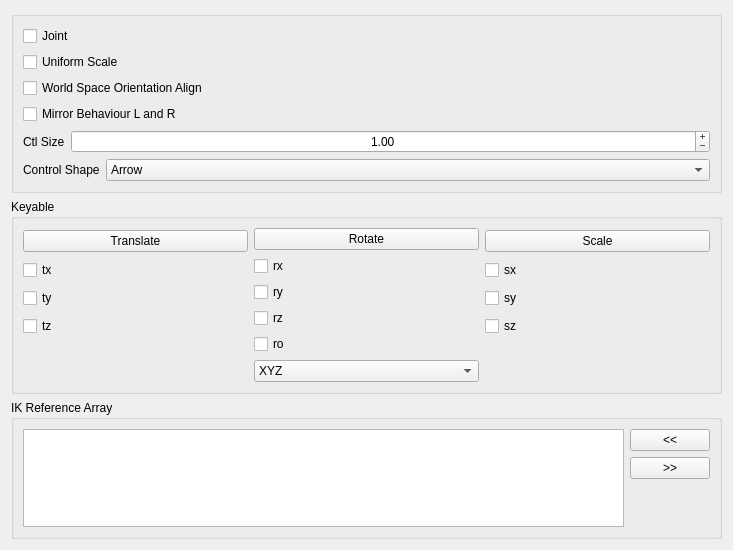
<?xml version="1.0" encoding="UTF-8"?>
<ui version="4.0">
 <class>Form</class>
 <widget class="QWidget" name="Form">
  <property name="geometry">
   <rect>
    <x>0</x>
    <y>0</y>
    <width>733</width>
    <height>550</height>
   </rect>
  </property>
  <property name="windowTitle">
   <string>Form</string>
  </property>
  <layout class="QGridLayout" name="gridLayout">
   <item row="0" column="0">
    <widget class="QGroupBox" name="groupBox">
     <property name="title">
      <string/>
     </property>
     <layout class="QGridLayout" name="gridLayout_2">
      <item row="0" column="0">
       <layout class="QVBoxLayout" name="verticalLayout_4">
        <item>
         <widget class="QCheckBox" name="joint_checkBox">
          <property name="text">
           <string>Joint</string>
          </property>
         </widget>
        </item>
        <item>
         <widget class="QCheckBox" name="uniScale_checkBox">
          <property name="text">
           <string>Uniform Scale</string>
          </property>
         </widget>
        </item>
        <item>
         <widget class="QCheckBox" name="neutralRotation_checkBox">
          <property name="toolTip">
           <string>&lt;html&gt;&lt;head/&gt;&lt;body&gt;&lt;p&gt;If is active, it will align the control with world space&lt;/p&gt;&lt;/body&gt;&lt;/html&gt;</string>
          </property>
          <property name="text">
           <string>World Space Orientation Align</string>
          </property>
         </widget>
        </item>
        <item>
         <widget class="QCheckBox" name="mirrorBehaviour_checkBox">
          <property name="toolTip">
           <string>&lt;html&gt;&lt;head/&gt;&lt;body&gt;&lt;p&gt;If is active, the control will have symmetrical behaviour on Left and Right side.&lt;/p&gt;&lt;p&gt;&lt;br/&gt;&lt;/p&gt;&lt;p&gt;WARNING: There is a bug in Maya 2018 and 2018.1 that will result in an incorrect behaviour, because this option will negate one of the axis. Other Maya version should be ok.&lt;/p&gt;&lt;/body&gt;&lt;/html&gt;</string>
          </property>
          <property name="text">
           <string>Mirror Behaviour L and R</string>
          </property>
         </widget>
        </item>
        <item>
         <layout class="QHBoxLayout" name="horizontalLayout_3">
          <item>
           <widget class="QLabel" name="ctlSize_label">
            <property name="text">
             <string>Ctl Size</string>
            </property>
           </widget>
          </item>
          <item>
           <widget class="QDoubleSpinBox" name="ctlSize_doubleSpinBox">
            <property name="sizePolicy">
             <sizepolicy hsizetype="Expanding" vsizetype="Fixed">
              <horstretch>0</horstretch>
              <verstretch>0</verstretch>
             </sizepolicy>
            </property>
            <property name="wrapping">
             <bool>false</bool>
            </property>
            <property name="alignment">
             <set>Qt::AlignCenter</set>
            </property>
            <property name="buttonSymbols">
             <enum>QAbstractSpinBox::PlusMinus</enum>
            </property>
            <property name="minimum">
             <double>0.010000000000000</double>
            </property>
            <property name="maximum">
             <double>20000.000000000000000</double>
            </property>
            <property name="value">
             <double>1.000000000000000</double>
            </property>
           </widget>
          </item>
         </layout>
        </item>
        <item>
         <layout class="QHBoxLayout" name="horizontalLayout_2">
          <item>
           <widget class="QLabel" name="controlShape_label">
            <property name="text">
             <string notr="true">Control Shape</string>
            </property>
           </widget>
          </item>
          <item>
           <widget class="QComboBox" name="controlShape_comboBox">
            <property name="sizePolicy">
             <sizepolicy hsizetype="Expanding" vsizetype="Fixed">
              <horstretch>0</horstretch>
              <verstretch>0</verstretch>
             </sizepolicy>
            </property>
            <item>
             <property name="text">
              <string>Arrow</string>
             </property>
            </item>
            <item>
             <property name="text">
              <string>Circle</string>
             </property>
            </item>
            <item>
             <property name="text">
              <string>Compas</string>
             </property>
            </item>
            <item>
             <property name="text">
              <string>Cross</string>
             </property>
            </item>
            <item>
             <property name="text">
              <string>Crossarrow</string>
             </property>
            </item>
            <item>
             <property name="text">
              <string>Cube</string>
             </property>
            </item>
            <item>
             <property name="text">
              <string>Cubewithpeak</string>
             </property>
            </item>
            <item>
             <property name="text">
              <string>Cylinder</string>
             </property>
            </item>
            <item>
             <property name="text">
              <string>Diamond</string>
             </property>
            </item>
            <item>
             <property name="text">
              <string>Flower</string>
             </property>
            </item>
            <item>
             <property name="text">
              <string>Null</string>
             </property>
            </item>
            <item>
             <property name="text">
              <string>Pyramid</string>
             </property>
            </item>
            <item>
             <property name="text">
              <string>Sphere</string>
             </property>
            </item>
            <item>
             <property name="text">
              <string>Square</string>
             </property>
            </item>
           </widget>
          </item>
         </layout>
        </item>
       </layout>
      </item>
     </layout>
    </widget>
   </item>
   <item row="1" column="0">
    <widget class="QGroupBox" name="keyable_groupBox">
     <property name="title">
      <string>Keyable</string>
     </property>
     <layout class="QGridLayout" name="gridLayout_4">
      <item row="0" column="0">
       <layout class="QHBoxLayout" name="horizontalLayout">
        <item>
         <layout class="QVBoxLayout" name="verticalLayout">
          <property name="sizeConstraint">
           <enum>QLayout::SetMinimumSize</enum>
          </property>
          <item>
           <widget class="QPushButton" name="translate_pushButton">
            <property name="text">
             <string>Translate</string>
            </property>
           </widget>
          </item>
          <item>
           <widget class="QCheckBox" name="tx_checkBox">
            <property name="text">
             <string>tx</string>
            </property>
           </widget>
          </item>
          <item>
           <widget class="QCheckBox" name="ty_checkBox">
            <property name="text">
             <string>ty</string>
            </property>
           </widget>
          </item>
          <item>
           <widget class="QCheckBox" name="tz_checkBox">
            <property name="text">
             <string>tz</string>
            </property>
           </widget>
          </item>
          <item>
           <spacer name="verticalSpacer_2">
            <property name="orientation">
             <enum>Qt::Vertical</enum>
            </property>
            <property name="sizeType">
             <enum>QSizePolicy::Minimum</enum>
            </property>
            <property name="sizeHint" stdset="0">
             <size>
              <width>20</width>
              <height>40</height>
             </size>
            </property>
           </spacer>
          </item>
         </layout>
        </item>
        <item>
         <layout class="QVBoxLayout" name="verticalLayout_2">
          <property name="sizeConstraint">
           <enum>QLayout::SetMinimumSize</enum>
          </property>
          <item>
           <widget class="QPushButton" name="rotate_pushButton">
            <property name="text">
             <string>Rotate</string>
            </property>
           </widget>
          </item>
          <item>
           <widget class="QCheckBox" name="rx_checkBox">
            <property name="text">
             <string>rx</string>
            </property>
           </widget>
          </item>
          <item>
           <widget class="QCheckBox" name="ry_checkBox">
            <property name="text">
             <string>ry</string>
            </property>
           </widget>
          </item>
          <item>
           <widget class="QCheckBox" name="rz_checkBox">
            <property name="text">
             <string>rz</string>
            </property>
           </widget>
          </item>
          <item>
           <widget class="QCheckBox" name="ro_checkBox">
            <property name="text">
             <string>ro</string>
            </property>
           </widget>
          </item>
          <item>
           <widget class="QComboBox" name="ro_comboBox">
            <item>
             <property name="text">
              <string>XYZ</string>
             </property>
            </item>
            <item>
             <property name="text">
              <string>YZX</string>
             </property>
            </item>
            <item>
             <property name="text">
              <string>ZXY</string>
             </property>
            </item>
            <item>
             <property name="text">
              <string>XZY</string>
             </property>
            </item>
            <item>
             <property name="text">
              <string>YXZ</string>
             </property>
            </item>
            <item>
             <property name="text">
              <string>ZYX</string>
             </property>
            </item>
           </widget>
          </item>
         </layout>
        </item>
        <item>
         <layout class="QVBoxLayout" name="verticalLayout_3">
          <item>
           <widget class="QPushButton" name="scale_pushButton">
            <property name="text">
             <string>Scale</string>
            </property>
           </widget>
          </item>
          <item>
           <widget class="QCheckBox" name="sx_checkBox">
            <property name="text">
             <string>sx</string>
            </property>
           </widget>
          </item>
          <item>
           <widget class="QCheckBox" name="sy_checkBox">
            <property name="text">
             <string>sy</string>
            </property>
           </widget>
          </item>
          <item>
           <widget class="QCheckBox" name="sz_checkBox">
            <property name="text">
             <string>sz</string>
            </property>
           </widget>
          </item>
          <item>
           <spacer name="verticalSpacer">
            <property name="orientation">
             <enum>Qt::Vertical</enum>
            </property>
            <property name="sizeType">
             <enum>QSizePolicy::Minimum</enum>
            </property>
            <property name="sizeHint" stdset="0">
             <size>
              <width>20</width>
              <height>40</height>
             </size>
            </property>
           </spacer>
          </item>
         </layout>
        </item>
       </layout>
      </item>
     </layout>
    </widget>
   </item>
   <item row="2" column="0">
    <widget class="QGroupBox" name="ikRefArray_groupBox">
     <property name="title">
      <string>IK Reference Array</string>
     </property>
     <layout class="QGridLayout" name="gridLayout_3">
      <item row="0" column="0">
       <layout class="QHBoxLayout" name="ikRefArray_horizontalLayout">
        <item>
         <layout class="QVBoxLayout" name="ikRefArray_verticalLayout_1">
          <item>
           <widget class="QListWidget" name="ikRefArray_listWidget">
            <property name="dragDropOverwriteMode">
             <bool>true</bool>
            </property>
            <property name="dragDropMode">
             <enum>QAbstractItemView::InternalMove</enum>
            </property>
            <property name="defaultDropAction">
             <enum>Qt::MoveAction</enum>
            </property>
            <property name="alternatingRowColors">
             <bool>true</bool>
            </property>
            <property name="selectionMode">
             <enum>QAbstractItemView::ExtendedSelection</enum>
            </property>
            <property name="selectionRectVisible">
             <bool>false</bool>
            </property>
           </widget>
          </item>
         </layout>
        </item>
        <item>
         <layout class="QVBoxLayout" name="ikRefArray_verticalLayout_2">
          <item>
           <widget class="QPushButton" name="ikRefArrayAdd_pushButton">
            <property name="text">
             <string>&lt;&lt;</string>
            </property>
           </widget>
          </item>
          <item>
           <widget class="QPushButton" name="ikRefArrayRemove_pushButton">
            <property name="text">
             <string>&gt;&gt;</string>
            </property>
           </widget>
          </item>
          <item>
           <spacer name="ikRefArray_verticalSpacer">
            <property name="orientation">
             <enum>Qt::Vertical</enum>
            </property>
            <property name="sizeHint" stdset="0">
             <size>
              <width>20</width>
              <height>40</height>
             </size>
            </property>
           </spacer>
          </item>
         </layout>
        </item>
       </layout>
      </item>
     </layout>
    </widget>
   </item>
  </layout>
 </widget>
 <resources/>
 <connections>
  <connection>
   <sender>translate_pushButton</sender>
   <signal>clicked()</signal>
   <receiver>tx_checkBox</receiver>
   <slot>toggle()</slot>
   <hints>
    <hint type="sourcelabel">
     <x>120</x>
     <y>210</y>
    </hint>
    <hint type="destinationlabel">
     <x>31</x>
     <y>232</y>
    </hint>
   </hints>
  </connection>
  <connection>
   <sender>translate_pushButton</sender>
   <signal>clicked()</signal>
   <receiver>ty_checkBox</receiver>
   <slot>toggle()</slot>
   <hints>
    <hint type="sourcelabel">
     <x>139</x>
     <y>212</y>
    </hint>
    <hint type="destinationlabel">
     <x>68</x>
     <y>258</y>
    </hint>
   </hints>
  </connection>
  <connection>
   <sender>translate_pushButton</sender>
   <signal>clicked()</signal>
   <receiver>tz_checkBox</receiver>
   <slot>toggle()</slot>
   <hints>
    <hint type="sourcelabel">
     <x>176</x>
     <y>212</y>
    </hint>
    <hint type="destinationlabel">
     <x>168</x>
     <y>278</y>
    </hint>
   </hints>
  </connection>
  <connection>
   <sender>rotate_pushButton</sender>
   <signal>clicked()</signal>
   <receiver>rx_checkBox</receiver>
   <slot>toggle()</slot>
   <hints>
    <hint type="sourcelabel">
     <x>338</x>
     <y>208</y>
    </hint>
    <hint type="destinationlabel">
     <x>338</x>
     <y>234</y>
    </hint>
   </hints>
  </connection>
  <connection>
   <sender>rotate_pushButton</sender>
   <signal>clicked()</signal>
   <receiver>ry_checkBox</receiver>
   <slot>toggle()</slot>
   <hints>
    <hint type="sourcelabel">
     <x>367</x>
     <y>212</y>
    </hint>
    <hint type="destinationlabel">
     <x>367</x>
     <y>261</y>
    </hint>
   </hints>
  </connection>
  <connection>
   <sender>rotate_pushButton</sender>
   <signal>clicked()</signal>
   <receiver>rz_checkBox</receiver>
   <slot>toggle()</slot>
   <hints>
    <hint type="sourcelabel">
     <x>401</x>
     <y>207</y>
    </hint>
    <hint type="destinationlabel">
     <x>397</x>
     <y>275</y>
    </hint>
   </hints>
  </connection>
  <connection>
   <sender>rotate_pushButton</sender>
   <signal>clicked()</signal>
   <receiver>ro_checkBox</receiver>
   <slot>toggle()</slot>
   <hints>
    <hint type="sourcelabel">
     <x>430</x>
     <y>213</y>
    </hint>
    <hint type="destinationlabel">
     <x>419</x>
     <y>302</y>
    </hint>
   </hints>
  </connection>
  <connection>
   <sender>scale_pushButton</sender>
   <signal>clicked()</signal>
   <receiver>sx_checkBox</receiver>
   <slot>toggle()</slot>
   <hints>
    <hint type="sourcelabel">
     <x>533</x>
     <y>209</y>
    </hint>
    <hint type="destinationlabel">
     <x>532</x>
     <y>234</y>
    </hint>
   </hints>
  </connection>
  <connection>
   <sender>scale_pushButton</sender>
   <signal>clicked()</signal>
   <receiver>sy_checkBox</receiver>
   <slot>toggle()</slot>
   <hints>
    <hint type="sourcelabel">
     <x>563</x>
     <y>211</y>
    </hint>
    <hint type="destinationlabel">
     <x>558</x>
     <y>261</y>
    </hint>
   </hints>
  </connection>
  <connection>
   <sender>scale_pushButton</sender>
   <signal>clicked()</signal>
   <receiver>sz_checkBox</receiver>
   <slot>toggle()</slot>
   <hints>
    <hint type="sourcelabel">
     <x>593</x>
     <y>218</y>
    </hint>
    <hint type="destinationlabel">
     <x>587</x>
     <y>277</y>
    </hint>
   </hints>
  </connection>
 </connections>
</ui>
